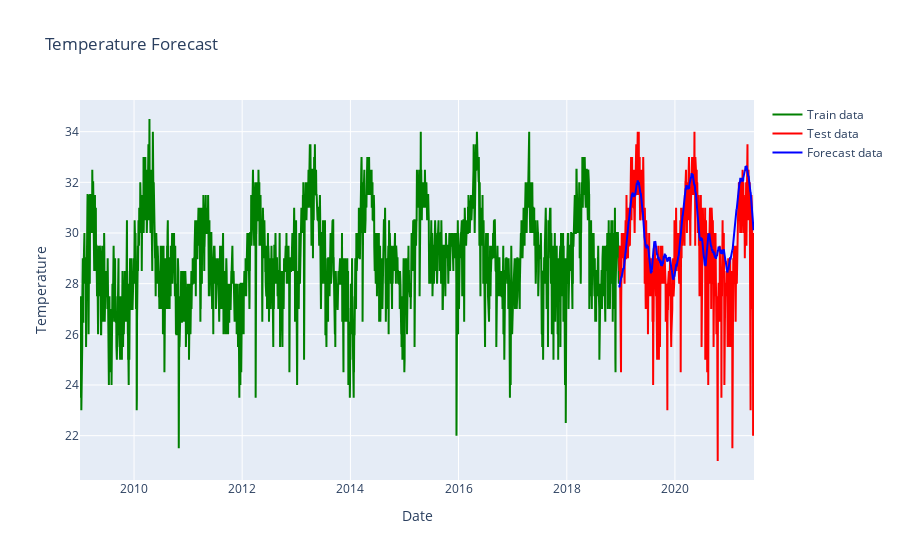

Notebook source saved alongside this figure:
### Code cell
fig = go.Figure()

fig.add_trace(go.Scatter(
    x=hcm_train['ds'],
    y=hcm_train['y'],
    mode='lines',
    name='Train data',
    line=dict(color='green')
))

fig.add_trace(go.Scatter(
    x=hcm_test['ds'],
    y=hcm_test['y'],
    mode='lines',
    name='Test data',
    line=dict(color='red')
))

fig.add_trace(go.Scatter(
    x=hcm_forecast["ds"][-hcm_test.shape[0]:],
    y=hcm_forecast["yhat"][-hcm_test.shape[0]:],
    mode='lines',
    name='Forecast data',
    line=dict(color='blue')
))

fig.update_layout(
    title='Temperature Forecast',
    xaxis=dict(title='Date'),
    yaxis=dict(title='Temperature'),
)

fig.show()

### Figure 1 — Plotly figure (JSON) as saved in the notebook; plotly's stock layout.template omitted (floating-point values rounded to 4 significant figures; data arrays with more than 128 entries replaced by an {"elided": "..."} marker saying what was removed)
{"data": [{"line": {"color": "green"}, "mode": "lines", "name": "Train data", "type": "scatter", "x": {"elided": "3639 str values"}, "y": {"elided": "3639 float values"}}, {"line": {"color": "red"}, "mode": "lines", "name": "Test data", "type": "scatter", "x": {"elided": "910 str values"}, "y": {"elided": "910 float values"}}, {"line": {"color": "blue"}, "mode": "lines", "name": "Forecast data", "type": "scatter", "x": {"elided": "910 str values"}, "y": {"elided": "910 float values"}}], "layout": {"title": {"text": "Temperature Forecast"}, "xaxis": {"title": {"text": "Date"}}, "yaxis": {"title": {"text": "Temperature"}}}}
